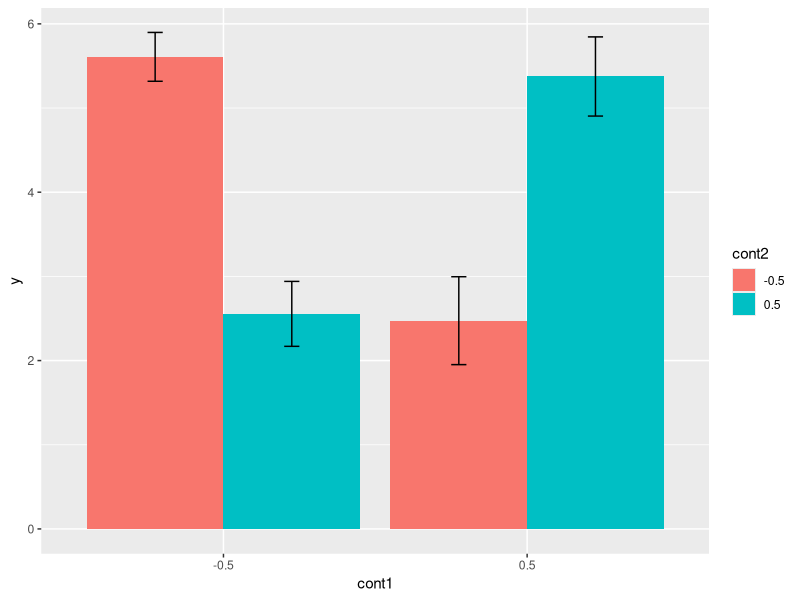

The R script that drew this image: (Note: this script raises an error after producing the figure.)
## ---- chunk 1

library(tidyverse)
library(haven)
library(multcomp)

## ---- chunk 2

dummy1 <- c(0, 1) %>% rep(each = 50)

## ---- chunk 3

cont1 <- (c(-1, 1) / 2) %>% rep(each = 50)

## ---- chunk 4

dummy2 <- c(0, 1) %>% rep(each = 25, times = 2)

## ---- chunk 5

cont2 <- (c(-1, 1) / 2) %>% rep(each = 25, times = 2)

## ---- chunk 6

# set randomizer seed so that results are reproducible
set.seed(100)

y <- c(5.5, 2.5, 2.5, 5.5) %>% map(function(m) rnorm(n = 25, mean = m, sd = 1)) %>% unlist()

## ---- chunk 7

tibble(y, cont1, cont2) %>% 
  mutate(cont1 = cont1 %>% factor(),
         cont2 = cont2 %>% factor()) %>% 
  ggplot(mapping = aes(x = cont1, y = y, fill = cont2)) +
  stat_summary(geom = "bar", fun.data = mean_cl_normal, position = position_dodge(0.9)) +
  stat_summary(geom = "errorbar", fun.data = mean_cl_normal, position = position_dodge(0.9), width = 0.1)

## ---- chunk 8

tibble(dummy1, dummy2, y) %>% 
  group_by(dummy1, dummy2) %>% 
  summarize(Mean = mean(y),
            SD = sd(y),
            n = sum(!is.na(y)))

## ---- chunk 9

lm_dummy <- lm(y ~ dummy1 * dummy2)

## ---- chunk 10

lm_dummy %>% summary()

## ---- chunk 11

lm_dummy %>%
  glht(linfct = rbind(c(1, 0, 0, 0))) %>%
  summary(test = adjusted("none"))

## ---- chunk 12

lm_dummy %>%
  glht(linfct = rbind(c(1, 0, 1, 0))) %>%
  summary(test = adjusted("none"))

## ---- chunk 13

lm_dummy %>%
  glht(linfct = rbind(c(1, 1, 0, 0))) %>%
  summary(test = adjusted("none"))

## ---- chunk 14

lm_dummy %>%
  glht(linfct = rbind(c(1, 1, 1, 1))) %>%
  summary(test = adjusted("none"))

## ---- chunk 15

lm_cont <- lm(y ~ cont1 * cont2)

## ---- chunk 16

lm_cont %>% summary()

## ---- chunk 17

lm_cont %>%
  glht(linfct = rbind(c(1, -0.5, -0.5, 0.25))) %>%
  summary(test = adjusted("none"))

## ---- chunk 18

lm_cont %>%
  glht(linfct = rbind(c(1, -0.5, 0.5, -0.25))) %>%
  summary(test = adjusted("none"))

## ---- chunk 19

lm_cont %>%
  glht(linfct = rbind(c(1, 0.5, -0.5, -0.25))) %>%
  summary(test = adjusted("none"))

## ---- chunk 20

lm_cont %>%
  glht(linfct = rbind(c(1, 0.5, 0.5, 0.25))) %>%
  summary(test = adjusted("none"))

## ---- chunk 21

tibble(y, cont1, cont2, dummy1, dummy2) %>% 
  write_sav(path = "~/Desktop/novum_R_ganum/dummy_cont_data.sav")
